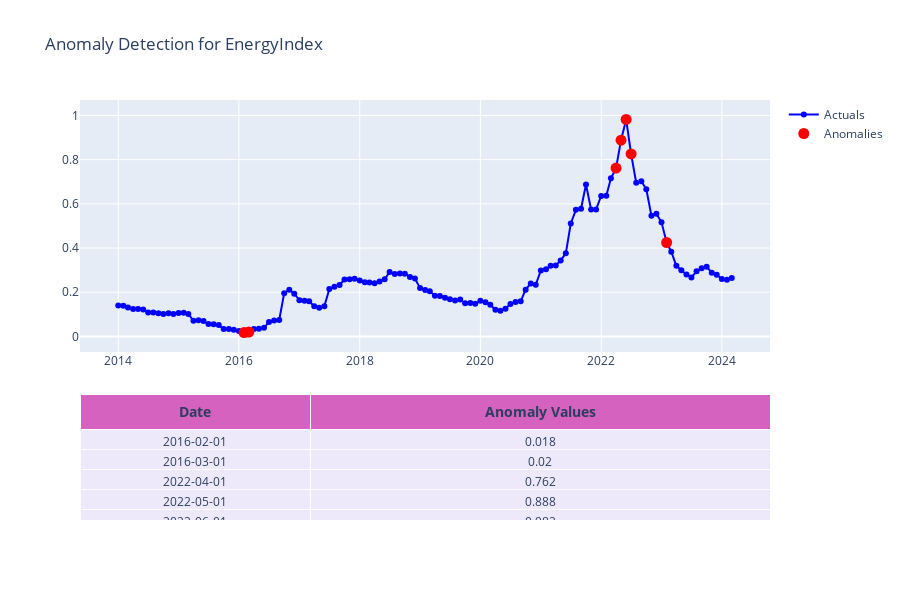

Here is the notebook cell this chart was saved with:
### Code cell
df_plot = detect_anomalies(df_sub, 'EnergyIndex')

plot_anomalies(df_sub, 'Period', 'EnergyIndex', 'anomaly', 'Anomaly Detection for EnergyIndex')
